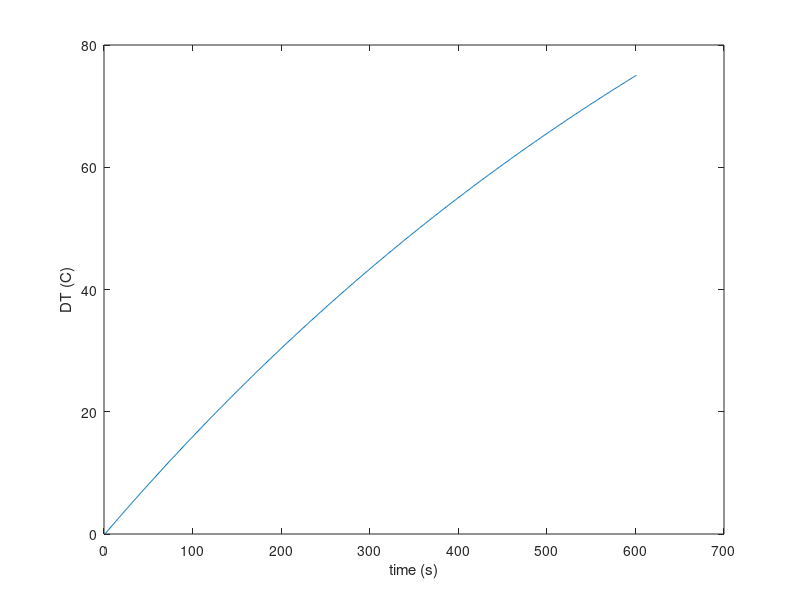

The MATLAB script that drew this image: (Note: this script raises an error after producing the figure.)
%Honors project heat generation differential equation setup
%continous and 10 minute duty curves

clc
clear all
close all


motor_data=csvread('motor_raw_data_nums.csv');
motor_number=motor_data(:,1);
motor_weight=motor_data(:,2); %kg
motor_Kt=motor_data(:,3); %(N*m)/amp
motor_Rm=motor_data(:,4); %ohm
motor_Fi=motor_data(:,6); %(N*m)/rpm
motor_Tf=motor_data(:,7); %N*m
motor_TPR=motor_data(:,8); %(C/W)

Q=70;
Cp=420; %J/(kg*K)
time=0:600;

Volt=24; %volts given to the motor by two car batteries wired in series 


%calculates the motor stall torque in N*m
for motor_iteration=1:length(motor_number)
   stall_torque(motor_iteration)=(motor_Kt(motor_iteration)/motor_Rm(motor_iteration))*Volt; %N*m
end


%iterated over each motor combo
for motor_number=1:30
m=motor_weight(motor_number)*0.6; %kg
TPR=motor_TPR(motor_number); %C/W

stop=0;
Q=0.5; %W
%this while loop will stop when DT is greater than 75C
while stop==0
    
    %iterates through the 10 minutes
    counter=1;
    DT=0;
    while counter<601
       d_dt=(Q-DT(counter)/TPR)/(m*Cp);
       DT(counter+1)=DT(counter)+d_dt;
       counter=counter+1;
    end
    
    %if the final DT is less than the allowable 75C then it runs
    %it again with Q being slightly higher
    if DT(end)<75
        stop=0;
        Q=Q+0.1;
    else
        %Q_final is the final amount of continous power that can be
        %dissipated over 10 min for each motor
        Q_final(motor_number)=Q; %W
        stop=1;
    end
        
end

    plot(1:601,DT)
    xlabel('time (s)')
    ylabel('DT (C)')

end

%% Continuous opperating curves for each motor
for motor_number=1:16

    Tf=motor_Tf(motor_number); %N*m
    Fi=motor_Fi(motor_number); %(N*m)/rpm
    Kt=motor_Kt(motor_number); %(N*m)/amp
    R=motor_Rm(motor_number);  %ohm
    TPR=motor_TPR(motor_number); %(C/W)
    Q_ten_min=Q_final(motor_number); %W
    
    zero_continuous=0;
    w_continuous=1; %rpm
    TL_continous=0; %N*m
    while zero_continuous==0
        %This is the equation for the continous operating toruqe speed curve of each motor
        %NOTES on the equation
        %Tf*w = N*m*RPM -> to convert to W you need to do Tf*W*0.1047
        %same above with Fi*w^2

        %input units of w are rpm
        %output toruqe is in N*m
        TL_continous(w_continuous)=((((Kt^2)/R)*(75/TPR-(Tf*w_continuous*0.1047)-(Fi*w_continuous^2*0.1047)))^0.5)-Fi*w_continuous-Tf; %N*m

        %if the toruqe is basically zero the while loop stops and moves onto
        %the next motor, if not it keeps going
        if TL_continous(w_continuous)<.0000001
            zero_continuous=1;
        else
            w_continuous=w_continuous+1;
        end
    end %end continuous motor while loop
    
    
%% 10 minute continous duty curve 
    zero_ten_min=0;
    w_ten_min=1; %rpm
    TL_ten_min=0; %N*m
    %10 minute continous duty curve 
    while zero_ten_min==0
        %This is the equation for the 10 min operating toruqe speed curve of each motor
        %NOTES on the equation
        %Tf*w = N*m*RPM -> to convert to W you need to do Tf*W*0.1047
        %same above with Fi*w^2
        %instead of it being 75/TPR its just Q_ten_min, both are unit W
        
        %input units of w are rpm
        %output toruqe is in N*m
        TL_ten_min(w_ten_min)=((((Kt^2)/R)*(Q_ten_min-(Tf*w_ten_min*0.1047)-(Fi*w_ten_min^2*0.1047)))^0.5)-Fi*w_ten_min-Tf; %N*m

        %if the toruqe is basically zero the while loop stops and moves onto
        %the next motor, if not it keeps going
        if TL_ten_min(w_ten_min)<.0000001
            zero_ten_min=1;
        else
            w_ten_min=w_ten_min+1;
        end
        
        
    end %end 10 min while loop
    
 
%% find the max power of each motor under the 10 min operating cycle

    max_power_10_min(motor_number)=0; %W
    %where i is the counter and also rpm
    for i=1:length(TL_ten_min)
        %this is the instantanious power at the given load torque and speed i
        power_at_i=TL_ten_min(i)*i*0.105; %W
        
        %if the current instantanious power is greater than any max power
        %for the motor before it, it gets saved
        if power_at_i>max_power_10_min(motor_number)
            max_power_10_min(motor_number)=power_at_i; %W
            max_power_10_min_torque(motor_number)=TL_ten_min(i); %N*m
            max_power_10_min_speed(motor_number)=i; %rpm
        end
    end
%%  plots the 10 min and continous operating curves for motor 1803
    if motor_number==28
        figure
        plot(1:w_continuous,TL_continous)
        xlabel('speed (rpm)')
        ylabel('torque (N*m)')
        hold on
        plot(1:w_ten_min,TL_ten_min)
        title('Motor 1803 continuous and 10min safe operating curves')
        hold on
        plot(max_power_10_min_speed(motor_number),max_power_10_min_torque(motor_number),'r*')
        legend('continuous','10 min','max power point')
    end
    
    
%% winding work
    
    winding_found=0;
    winding_change=0;
    winding_count=1;
    while winding_found==0

        
        %calculates the new motor windings
        R=motor_data(motor_number,4)*1.59^winding_change;
        Kt=motor_data(motor_number,3)*1.26^winding_change;
        
        stall_torque(motor_number)=(Kt/R)*Volt;
        
        %this calculates the motor torque speed curve
        counter=1;
        speed=0;
        speed_rpm=0;
        current=0;
        power_in=0;
        power_out=0;
        efficiency=0;
        for test_torques_NM=0:0.01:stall_torque(motor_number)
            %calculates the motor speed in rad/s at a torque requirment in N*m
            speed(counter)=motor_speed(test_torques_NM,stall_torque(motor_number),R,Kt);%rad/s
            speed_rpm(counter)=speed(counter)*9.549; %converts to rpm
            current(counter)=test_torques_NM/Kt; %amp
            power_in(counter)=current(counter)*Volt; %W
            power_out(counter)=test_torques_NM*speed(counter); %W
            efficiency(counter)=power_out(counter)/power_in(counter);
            counter=counter+1;
        end

        %this plots the 10-min operating curve and the motor torque speed
        %curve and the max power point
        plot(1:w_ten_min,TL_ten_min,'LineWidth',2.0)
        hold on
        plot(speed_rpm,0:0.01:stall_torque(motor_number),'LineWidth',2.0)
        hold on
        plot(max_power_10_min_speed(motor_number),max_power_10_min_torque(motor_number),'r*','MarkerSize',12)
        xlabel('Motor speed (rpm)')
        ylabel('Torque (N*m)')
        title(['Torque vs speed curve for motor ',num2str(motor_data(motor_number,1)),' at various windings'])
        
        
        %P finds the intersection of the 10-min curve and the winding curve
        P=InterX([1:w_ten_min;TL_ten_min],[speed_rpm;0:0.01:stall_torque(motor_number)]); 
        if length(P)<2
            winding_found=1;
        else
            %difference btw the max power point and the intersection of the two
            %lines
            difference(winding_count)=abs(max_power_10_min_torque(motor_number)/P(2)-1);

            %max_power_10_min_torque(motor_number)/P(2)-1 %negative when the line is to the left

            if (max_power_10_min_torque(motor_number)/P(2)-1)>0.1 %if its more than 10% to the right of the max power point
                winding_found=1;
                winding_count=0;

            elseif difference(winding_count)>0.1
                winding_change=winding_change-1;

            elseif difference(winding_count)<0.1
                winding_found=1;
                winding_count=0;
            end



        end

        if winding_found==1
            final_winding(motor_number)=winding_change;
            winding_count=0;
        end
        
        winding_count=winding_count+1;
    end %end of winding work 
        
 %% find the max power each motor can produce with its new winding 
 %also find the torque and rpm of this motor at the max power point. 

 %calculates the new motor windings
        R=motor_data(motor_number,4)*1.59^final_winding(motor_number);
        Kt=motor_data(motor_number,3)*1.26^final_winding(motor_number);
        
        stall_torque(motor_number)=(Kt/R)*Volt;
        
        %this calculates the motor torque speed curve
        counter=1;
        speed=0;
        speed_rpm=0;
        current=0;
        power_in=0;
        power_out=0;
        efficiency=0;
        for test_torques_NM=0:0.01:stall_torque(motor_number)
            %calculates the motor speed in rad/s at a torque requirment in N*m
            speed(counter)=motor_speed(test_torques_NM,stall_torque(motor_number),R,Kt);%rad/s
            speed_rpm(counter)=speed(counter)*9.549; %converts to rpm
            current(counter)=test_torques_NM/Kt; %amp
            power_in(counter)=current(counter)*Volt; %W
            power_out(counter)=test_torques_NM*speed(counter); %W
            efficiency(counter)=power_out(counter)/power_in(counter);
            counter=counter+1;
        end
        
        %finds the intersection of the torque speed curve of the motor with
        %its final winding and the same motors 10 min safe operating curve
        
        %P finds the intersection of the 10-min curve and the winding curve
        P=InterX([1:w_ten_min;TL_ten_min],[speed_rpm;0:0.01:stall_torque(motor_number)]); 
        final_max_rpm(motor_number)=P(1);
        final_max_Tor(motor_number)=P(2);
        gear_and_screw_efficiency=0.357;
        final_max_power(motor_number)=P(1)*P(2)*0.104719755*gear_and_screw_efficiency;

        plot(P(1),P(2),'bs','MarkerSize',12,'MarkerFaceColor','b')
end %end of motor iterations

%% Winding work



%P finds the intersection of the 10-min curve and the winding curve
P=InterX([1:w_ten_min;TL_ten_min],[speed_rpm;0:0.01:stall_torque(motor_number)]); 

%this plots the 10-min operating curve and the motor torque speed curve
figure
plot(1:w_ten_min,TL_ten_min)
hold on
plot(speed_rpm,0:0.01:stall_torque(motor_number))
hold on
plot(max_power_10_min_speed(motor_number),max_power_10_min_torque(motor_number),'r*')
xlabel('Motor speed (rpm)')
ylabel('Torque (N*m)')
title('Torque vs speed curve for motor 1803')
legend('10 min safe operating','motor with standard windings')




        
        
 
%% calculates the operating speed of the motor given an input toruq in N*m
    %INPUTS
    %T_motor_req = N*m
    %stall_toruqe = N*m
    %Rm in Ohms
    %Kt in (N*m)/amp
    %OUTPUTS
    %rad/s
function [motor_rad_s]=motor_speed(T_motor_req,stall_torque,Rm,Kt)
    %T_motor_req = N*m
    %stall_toruqe = N*m
    %Rm in Ohms
    %Kt in (N*m)/amp
    motor_rad_s=-(T_motor_req-stall_torque)*(Rm/(Kt^2)); %rad/s
    
end
